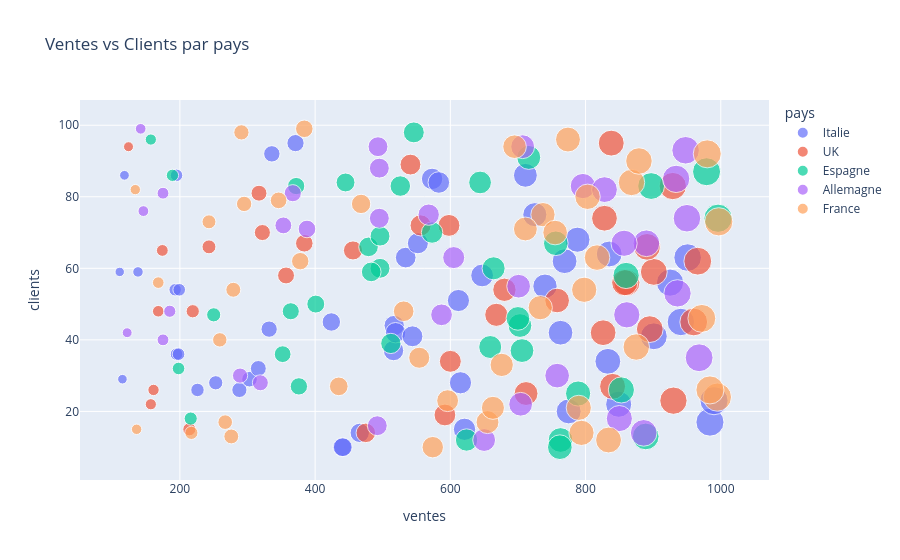

The notebook cell this image was saved under:
### Code cell
# SCATTERPLOT interactif

fig = px.scatter(
    df,
    x='ventes',           # Axe X : ventes
    y='clients',          # Axe Y : clients
    color='pays',         # Couleur : pays
    size='ventes',        # Taille : ventes
    hover_data=['annee'],
    title='Ventes vs Clients par pays'
)
fig.show()

### Figure 1 — Plotly figure (JSON) as saved in the notebook; plotly's stock layout.template omitted (floating-point values rounded to 4 significant figures)
{"data": [{"customdata": [[2023], [2024], [2024], [2024], [2022], [2022], [2024], [2023], [2024], [2024], [2022], [2024], [2022], [2024], [2022], [2023], [2022], [2022], [2023], [2024], [2022], [2022], [2024], [2023], [2024], [2024], [2022], [2023], [2024], [2022], [2023], [2023], [2024], [2024], [2022], [2022], [2024], [2023], [2024], [2024], [2024], [2023], [2023], [2024], [2023], [2024], [2022], [2024], [2023]], "hovertemplate": "pays=Italie<br>ventes=%{marker.size}<br>clients=%{y}<br>annee=%{customdata[0]}<extra></extra>", "legendgroup": "Italie", "marker": {"color": "#636efa", "size": [769, 573, 226, 740, 612, 195, 336, 984, 371, 288, 253, 534, 193, 849, 552, 303, 440, 711, 833, 621, 199, 901, 424, 615, 115, 951, 516, 941, 111, 517, 925, 725, 519, 775, 788, 198, 647, 195, 763, 835, 316, 441, 118, 544, 332, 466, 990, 583, 138], "sizemode": "area", "sizeref": 2.493, "symbol": "circle"}, "mode": "markers", "name": "Italie", "orientation": "v", "showlegend": true, "type": "scatter", "x": [769, 573, 226, 740, 612, 195, 336, 984, 371, 288, 253, 534, 193, 849, 552, 303, 440, 711, 833, 621, 199, 901, 424, 615, 115, 951, 516, 941, 111, 517, 925, 725, 519, 775, 788, 198, 647, 195, 763, 835, 316, 441, 118, 544, 332, 466, 990, 583, 138], "xaxis": "x", "y": [62, 85, 26, 55, 51, 36, 92, 17, 95, 26, 28, 63, 54, 22, 67, 29, 10, 86, 34, 15, 54, 41, 45, 28, 29, 63, 37, 45, 59, 44, 56, 75, 42, 20, 68, 36, 58, 86, 42, 64, 32, 10, 86, 41, 43, 14, 23, 84, 59], "yaxis": "y"}, {"customdata": [[2023], [2024], [2024], [2022], [2024], [2024], [2023], [2022], [2022], [2024], [2023], [2023], [2022], [2024], [2022], [2023], [2023], [2023], [2022], [2022], [2023], [2024], [2024], [2024], [2023], [2024], [2023], [2023], [2023], [2022], [2022], [2024], [2023], [2022], [2023], [2023]], "hovertemplate": "pays=UK<br>ventes=%{marker.size}<br>clients=%{y}<br>annee=%{customdata[0]}<extra></extra>", "legendgroup": "UK", "marker": {"color": "#EF553B", "size": [758, 219, 930, 840, 929, 157, 901, 680, 960, 168, 317, 456, 322, 861, 541, 891, 858, 357, 712, 384, 598, 826, 214, 600, 592, 174, 475, 828, 556, 838, 966, 161, 895, 243, 124, 668], "sizemode": "area", "sizeref": 2.493, "symbol": "circle"}, "mode": "markers", "name": "UK", "orientation": "v", "showlegend": true, "type": "scatter", "x": [758, 219, 930, 840, 929, 157, 901, 680, 960, 168, 317, 456, 322, 861, 541, 891, 858, 357, 712, 384, 598, 826, 214, 600, 592, 174, 475, 828, 556, 838, 966, 161, 895, 243, 124, 668], "xaxis": "x", "y": [51, 48, 23, 27, 83, 22, 59, 54, 45, 48, 81, 65, 70, 56, 89, 66, 56, 58, 25, 67, 72, 42, 15, 34, 19, 65, 14, 74, 72, 95, 62, 26, 43, 66, 94, 47], "yaxis": "y"}, {"customdata": [[2023], [2022], [2024], [2023], [2024], [2022], [2023], [2023], [2022], [2023], [2024], [2024], [2023], [2023], [2022], [2022], [2023], [2022], [2022], [2022], [2022], [2024], [2023], [2023], [2024], [2023], [2022], [2022], [2022], [2023], [2024], [2024], [2023], [2023], [2022], [2024], [2024]], "hovertemplate": "pays=Espagne<br>ventes=%{marker.size}<br>clients=%{y}<br>annee=%{customdata[0]}<extra></extra>", "legendgroup": "Espagne", "marker": {"color": "#00cc96", "size": [756, 703, 157, 445, 216, 659, 700, 996, 546, 889, 573, 763, 789, 479, 644, 526, 496, 706, 401, 352, 853, 189, 716, 512, 376, 860, 762, 624, 897, 372, 979, 496, 364, 483, 198, 664, 250], "sizemode": "area", "sizeref": 2.493, "symbol": "circle"}, "mode": "markers", "name": "Espagne", "orientation": "v", "showlegend": true, "type": "scatter", "x": [756, 703, 157, 445, 216, 659, 700, 996, 546, 889, 573, 763, 789, 479, 644, 526, 496, 706, 401, 352, 853, 189, 716, 512, 376, 860, 762, 624, 897, 372, 979, 496, 364, 483, 198, 664, 250], "xaxis": "x", "y": [67, 44, 96, 84, 18, 38, 46, 74, 98, 13, 70, 12, 25, 66, 84, 83, 69, 37, 50, 36, 26, 86, 91, 39, 27, 58, 10, 12, 83, 83, 87, 60, 48, 59, 32, 60, 47], "yaxis": "y"}, {"customdata": [[2022], [2023], [2024], [2024], [2024], [2022], [2022], [2022], [2024], [2023], [2024], [2022], [2023], [2023], [2023], [2022], [2022], [2024], [2022], [2022], [2024], [2022], [2022], [2022], [2024], [2024], [2023], [2023], [2023], [2023], [2022], [2024], [2023], [2024], [2023]], "hovertemplate": "pays=Allemagne<br>ventes=%{marker.size}<br>clients=%{y}<br>annee=%{customdata[0]}<extra></extra>", "legendgroup": "Allemagne", "marker": {"color": "#ab63fa", "size": [886, 890, 492, 850, 587, 175, 185, 796, 319, 146, 650, 388, 353, 122, 861, 857, 936, 758, 707, 367, 934, 142, 948, 704, 701, 493, 968, 289, 828, 495, 175, 950, 605, 495, 568], "sizemode": "area", "sizeref": 2.493, "symbol": "circle"}, "mode": "markers", "name": "Allemagne", "orientation": "v", "showlegend": true, "type": "scatter", "x": [886, 890, 492, 850, 587, 175, 185, 796, 319, 146, 650, 388, 353, 122, 861, 857, 936, 758, 707, 367, 934, 142, 948, 704, 701, 493, 968, 289, 828, 495, 175, 950, 605, 495, 568], "xaxis": "x", "y": [14, 67, 16, 18, 47, 40, 48, 83, 28, 76, 12, 71, 72, 42, 47, 67, 53, 30, 94, 81, 85, 99, 93, 22, 55, 94, 35, 30, 82, 74, 81, 74, 63, 88, 75], "yaxis": "y"}, {"customdata": [[2022], [2024], [2022], [2023], [2023], [2024], [2024], [2023], [2023], [2024], [2023], [2023], [2022], [2024], [2023], [2022], [2024], [2024], [2022], [2023], [2022], [2024], [2022], [2022], [2023], [2023], [2024], [2023], [2022], [2023], [2022], [2023], [2024], [2024], [2024], [2022], [2023], [2023], [2022], [2023], [2022], [2022], [2022]], "hovertemplate": "pays=France<br>ventes=%{marker.size}<br>clients=%{y}<br>annee=%{customdata[0]}<extra></extra>", "legendgroup": "France", "marker": {"color": "#FFA15A", "size": [733, 737, 217, 803, 346, 755, 384, 531, 279, 868, 435, 596, 995, 259, 574, 774, 790, 676, 267, 655, 997, 134, 875, 295, 291, 136, 879, 468, 794, 378, 972, 980, 695, 798, 276, 711, 554, 817, 834, 663, 984, 168, 243], "sizemode": "area", "sizeref": 2.493, "symbol": "circle"}, "mode": "markers", "name": "France", "orientation": "v", "showlegend": true, "type": "scatter", "x": [733, 737, 217, 803, 346, 755, 384, 531, 279, 868, 435, 596, 995, 259, 574, 774, 790, 676, 267, 655, 997, 134, 875, 295, 291, 136, 879, 468, 794, 378, 972, 980, 695, 798, 276, 711, 554, 817, 834, 663, 984, 168, 243], "xaxis": "x", "y": [49, 75, 14, 80, 79, 70, 99, 48, 54, 84, 27, 23, 24, 40, 10, 96, 21, 33, 17, 17, 73, 82, 38, 78, 98, 15, 90, 78, 14, 62, 46, 92, 94, 54, 13, 71, 35, 63, 12, 21, 26, 56, 73], "yaxis": "y"}], "layout": {"legend": {"itemsizing": "constant", "title": {"text": "pays"}, "tracegroupgap": 0}, "title": {"text": "Ventes vs Clients par pays"}, "xaxis": {"anchor": "y", "domain": [0, 1], "title": {"text": "ventes"}}, "yaxis": {"anchor": "x", "domain": [0, 1], "title": {"text": "clients"}}}}
